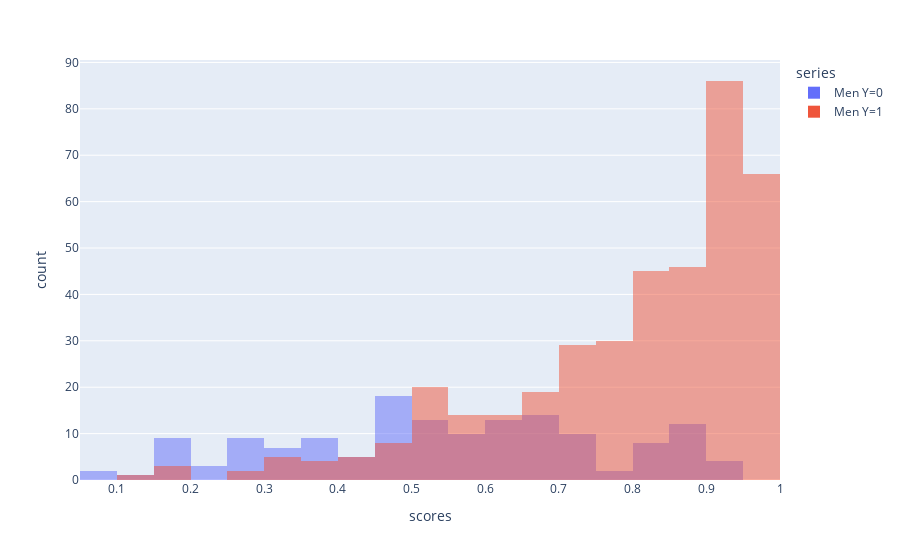

This figure's notebook cell:
### Code cell
y_group1 = pd.Series(y["y_group1"])
y_group2 = pd.Series(y["y_group2"])

y_group1_index_1 = y_group1 == 1
y_group1_index_0 = y_group1 == 0

scores_by_y_df_men = pd.DataFrame(dict(
    series = np.concatenate((["Men Y=0"]*len(scores_group1[y_group1_index_0]), ["Men Y=1"]*len(scores_group1[y_group1_index_1]))), 
    scores = np.concatenate((scores_group1[y_group1_index_0],scores_group1[y_group1_index_1]))
))
px.histogram(scores_by_y_df_men, x="scores", color="series", barmode="overlay")

### Figure 1 — Plotly figure (JSON) as saved in the notebook; plotly's stock layout.template omitted (floating-point values rounded to 4 significant figures; data arrays with more than 128 entries replaced by an {"elided": "..."} marker saying what was removed)
{"data": [{"alignmentgroup": "True", "bingroup": "x", "hovertemplate": "series=Men Y=0<br>scores=%{x}<br>count=%{y}<extra></extra>", "legendgroup": "Men Y=0", "marker": {"color": "#636efa", "opacity": 0.5, "pattern": {"shape": ""}}, "name": "Men Y=0", "offsetgroup": "Men Y=0", "orientation": "v", "showlegend": true, "type": "histogram", "x": {"elided": "149 float values"}, "xaxis": "x", "yaxis": "y"}, {"alignmentgroup": "True", "bingroup": "x", "hovertemplate": "series=Men Y=1<br>scores=%{x}<br>count=%{y}<extra></extra>", "legendgroup": "Men Y=1", "marker": {"color": "#EF553B", "opacity": 0.5, "pattern": {"shape": ""}}, "name": "Men Y=1", "offsetgroup": "Men Y=1", "orientation": "v", "showlegend": true, "type": "histogram", "x": {"elided": "397 float values"}, "xaxis": "x", "yaxis": "y"}], "layout": {"barmode": "overlay", "legend": {"title": {"text": "series"}, "tracegroupgap": 0}, "margin": {"t": 60}, "xaxis": {"anchor": "y", "domain": [0, 1], "title": {"text": "scores"}}, "yaxis": {"anchor": "x", "domain": [0, 1], "title": {"text": "count"}}}}
